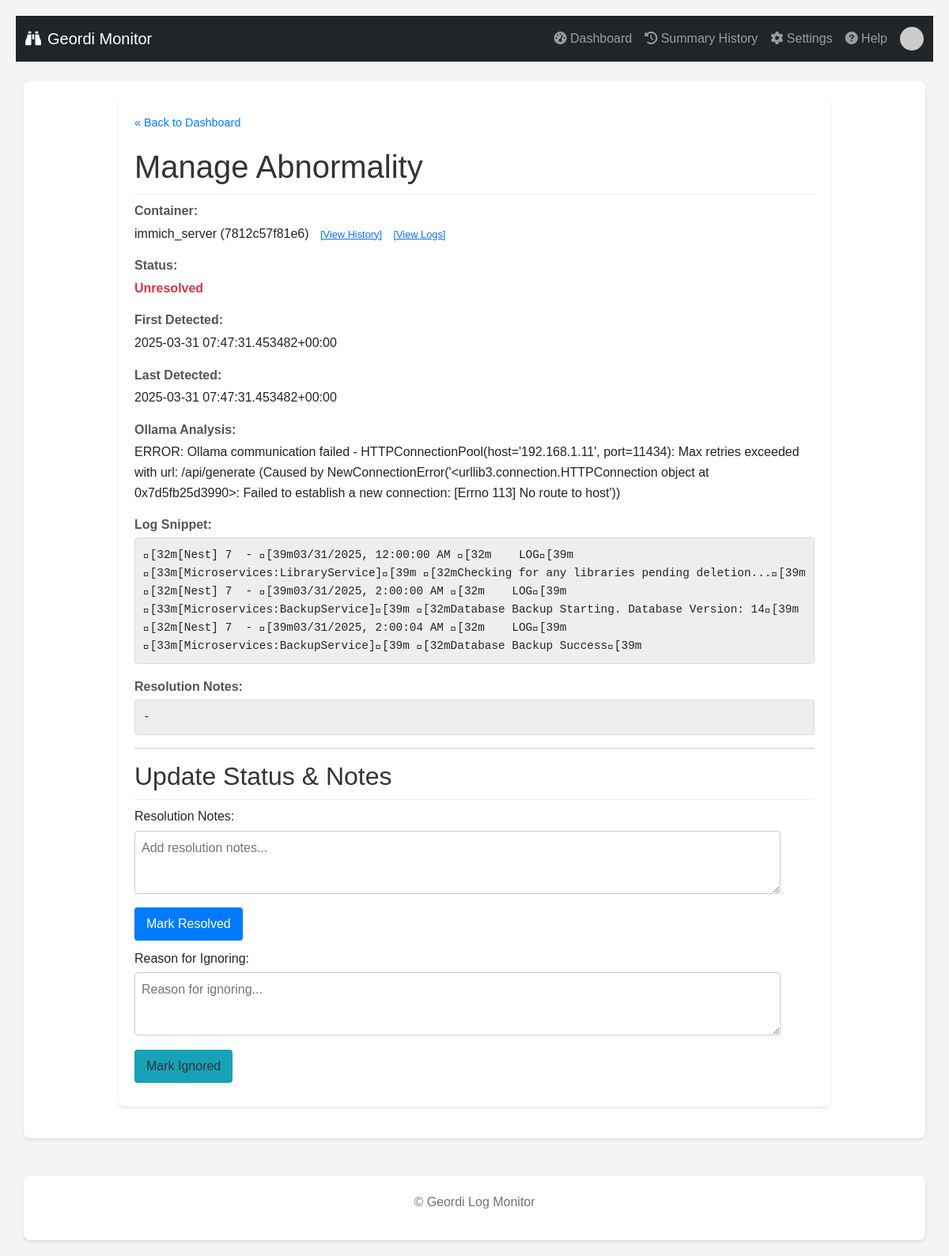
Screenshot of /manage/73 with the database file from the repository.
### tables this page shows
CREATE TABLE abnormalities (
                id INTEGER PRIMARY KEY AUTOINCREMENT,
                container_name TEXT NOT NULL,
                container_id TEXT NOT NULL,
                log_snippet TEXT NOT NULL,
                ollama_analysis TEXT,
                first_detected_timestamp TEXT,
                last_detected_timestamp TEXT,
                status TEXT DEFAULT 'unresolved',
                resolution_notes TEXT,
                UNIQUE(container_id, log_snippet)
            );

### routes/ui_routes.py (the view, shortened to what this page needs)
@ui_bp.route('/manage/<int:abnormality_id>', methods=['GET', 'POST'])
def manage_abnormality(abnormality_id):
    abnormality = db.get_abnormality_by_id(abnormality_id)
    if not abnormality:
        flash(f'Abnormality ID {abnormality_id} not found.', 'error')
        return redirect(url_for('ui.index')) # Use blueprint prefix
    current_color_settings = {}
    try:
        with current_app.settings_lock:
             app_settings_local = getattr(current_app, 'app_settings', {})
             current_color_settings = {k: v for k, v in app_settings_local.items() if k.startswith('color_')}
        return render_template('manage.html', abnormality=abnormality, color_settings=current_color_settings)
    except AttributeError as e:
        logging.exception(f"Failed to access shared state via current_app attribute in manage route! Missing attribute: {e}")
        flash(f"Error: Application state attribute not found ({e}). Check logs.", "error")
        return redirect(url_for('ui.index'))
    except Exception as e:
        logging.exception(f"Unexpected error in manage route processing: {e}")
        flash(f"Error: An unexpected error occurred loading manage page ({e}). Check logs.", "error")
        return redirect(url_for('ui.index'))

### app.py (called while the page is built)
@app.context_processor
def inject_app_settings():
    settings_copy = {} # Initialize empty in case of error getting lock/dict
    try:
        with settings_lock:
            if isinstance(app_settings, dict):
                settings_copy = app_settings.copy()
            else:
                logger.error("inject_app_settings: global app_settings is not a dict!")
    except Exception as e:
         logger.error(f"inject_app_settings: Error acquiring lock or copying settings: {e}")
    return dict(app_settings=settings_copy) # Make it available as 'app_settings' in templates

### db.py (called while the page is built)
def _parse_iso_datetime(iso_string):
    if not iso_string: return None
    try:
        if 'Z' in iso_string:
             dt = datetime.datetime.fromisoformat(iso_string.replace('Z', '+00:00'))
        elif '+' in iso_string or '-' in iso_string[10:]: # Check for timezone offset
             dt = datetime.datetime.fromisoformat(iso_string)
        else:
             dt = datetime.datetime.fromisoformat(iso_string).replace(tzinfo=timezone.utc)
        return dt.astimezone(timezone.utc) # Ensure it's always UTC
    except (ValueError, TypeError) as e:
        logging.warning(f"Could not parse ISO timestamp '{iso_string}': {e}. Returning as string.")
        return iso_string

def get_db():
    try:
        os.makedirs(DATABASE_DIR, exist_ok=True)
    except OSError as e:
        logging.error(f"Could not create database directory {DATABASE_DIR}: {e}")
    conn = sqlite3.connect(DATABASE, detect_types=sqlite3.PARSE_DECLTYPES | sqlite3.PARSE_COLNAMES)
    conn.row_factory = sqlite3.Row
    return conn

def _row_to_dict_with_parsed_dates(row):
    if not row: return None
    item = dict(row)
    item['first_detected_timestamp'] = _parse_iso_datetime(item.get('first_detected_timestamp'))
    item['last_detected_timestamp'] = _parse_iso_datetime(item.get('last_detected_timestamp'))
    item['timestamp'] = _parse_iso_datetime(item.get('timestamp'))
    return item

def get_abnormality_by_id(abnormality_id):
    conn = get_db(); cursor = conn.cursor()
    try:
        cursor.execute("SELECT * FROM abnormalities WHERE id = ?", (abnormality_id,));
        row = cursor.fetchone();
        return _row_to_dict_with_parsed_dates(row)
    except sqlite3.Error as e: logging.error(f"Error fetching abnormality by ID {abnormality_id}: {e}"); return None
    finally: conn.close()

### templates/manage.html (shortened to what this page needs)
{% extends "base.html" %}
{% block content %}
    <div class="manage-container">
        <a href="{{ url_for('ui.index') }}" class="back-link">« Back to Dashboard</a>
        <h1>Manage Abnormality</h1>
        {% if abnormality %}
            <div class="detail-item">
                <strong>Container:</strong> {{ abnormality.container_name }} ({{ abnormality.container_id[:12] }})
                <a href="{{ url_for('ui.container_history', container_id=abnormality.container_id) }}" style="font-size: 0.8em; margin-left: 10px;">[View History]</a>
                <a href="{{ url_for('ui.view_logs', container_id=abnormality.container_id) }}" style="font-size: 0.8em; margin-left: 10px;">[View Logs]</a>
            </div>
            <div class="detail-item">
                <strong>Status:</strong> <span class="status-{{ abnormality.status }}">{{ abnormality.status | replace('_', ' ') | title }}</span>
            </div>
             <div class="detail-item">
                 <strong>First Detected:</strong>
                 {{ abnormality.first_detected_timestamp.astimezone(timezone_obj).strftime('%Y-%m-%d %H:%M:%S %Z') if abnormality.first_detected_timestamp and timezone_obj and abnormality.first_detected_timestamp is instance(datetime) else abnormality.first_detected_timestamp or 'N/A' }}
             </div>
             <div class="detail-item">
                 <strong>Last Detected:</strong>
                 {{ abnormality.last_detected_timestamp.astimezone(timezone_obj).strftime('%Y-%m-%d %H:%M:%S %Z') if abnormality.last_detected_timestamp and timezone_obj and abnormality.last_detected_timestamp is instance(datetime) else abnormality.last_detected_timestamp or 'N/A' }}
            </div>
             <div class="detail-item">
                <strong>Ollama Analysis:</strong> {{ abnormality.ollama_analysis }}
            </div>
            <div class="detail-item">
                <strong>Log Snippet:</strong> <pre>{{ abnormality.log_snippet }}</pre>
            </div>
             <div class="detail-item">
                <strong>Resolution Notes:</strong>
                <pre>{{ abnormality.resolution_notes if abnormality.resolution_notes else '-' }}</pre>
            </div>
            <hr>
            <h2>Update Status & Notes</h2>
            <div class="actions">
                {% if abnormality.status == 'unresolved' or abnormality.status == 'ignored' %}
                <form method="POST" action="{{ url_for('ui.manage_abnormality', abnormality_id=abnormality.id) }}">
                    <label for="notes_resolve">Resolution Notes:</label><br>
                    <textarea id="notes_resolve" name="notes" placeholder="Add resolution notes...">{{ abnormality.resolution_notes if abnormality.resolution_notes else '' }}</textarea><br>
                    <button type="submit" class="button-resolve">Mark Resolved</button>
                </form>
                {% endif %}
                {% if abnormality.status == 'unresolved' or abnormality.status == 'resolved' %}
                 <form method="POST" action="{{ url_for('ui.manage_abnormality', abnormality_id=abnormality.id) }}">
                    <label for="notes_ignore">Reason for Ignoring:</label><br>
                    <textarea id="notes_ignore" name="notes" placeholder="Reason for ignoring...">{{ abnormality.resolution_notes if abnormality.resolution_notes else '' }}</textarea><br>
                    <button type="submit" class="button-ignore">Mark Ignored</button>
                </form>
                {% endif %}
            </div>
        {% else %}
            <p>Abnormality details not found.</p>
        {% endif %}
    </div>
{% endblock %}

### static/style.css (style rules this page uses)
body { font-family: sans-serif; line-height: 1.6; margin: 20px; background-color: #f4f4f4; }
h1, h2 { color: #333; }
pre { background: #eee; padding: 10px; border-radius: 4px; white-space: pre-wrap; word-wrap: break-word; font-size: 0.9em; max-height: 200px; overflow-y: auto; }
.status-unresolved { color: red; font-weight: bold; }
.actions form { display: block; margin-bottom: 10px; }
.actions textarea { width: 95%; margin-top: 5px; box-sizing: border-box; height: 50px; }
.actions button { padding: 5px 10px; cursor: pointer; margin-top: 5px; }

### templates/manage.html (style rules this page uses)
.manage-container { background: #fff; padding: 20px; border-radius: 8px; box-shadow: 0 2px 4px rgba(0,0,0,0.1); margin-bottom: 20px; max-width: 900px; margin-left: auto; margin-right: auto; }
.manage-container h1, .manage-container h2 { color: #333; border-bottom: 1px solid #eee; padding-bottom: 10px; }
.manage-container pre { background: #eee; padding: 10px; border-radius: 4px; white-space: pre-wrap; word-wrap: break-word; font-size: 0.9em; max-height: 200px; overflow-y: auto; border: 1px solid #ddd; font-family: monospace; }
.detail-item { margin-bottom: 15px; }
.detail-item strong { display: block; color: #555; margin-bottom: 3px; }
.status-unresolved { font-weight: bold; }
.manage-container textarea { width: 95%; margin-top: 5px; min-height: 80px; padding: 8px; border: 1px solid #ccc; border-radius: 4px; }
.manage-container button { padding: 8px 15px; cursor: pointer; border: none; border-radius: 4px; margin-right: 10px; margin-top: 10px; }
.button-resolve { color: white; }
.button-ignore { color: #333; }
.actions form { margin-bottom: 10px; }
.back-link { display: inline-block; margin-bottom: 20px; color: #007bff; text-decoration: none; font-size: 0.9em; }

### rows the page displays
abnormalities: container_name "immich_server", status "Unresolved", ollama_analysis "ERROR: Ollama communication failed - HTTPConnectionPool(host='192.168.1.11', port=11434): Max retries exceeded with url: /api/generate (Caused by NewConnectionError('<urllib3.connection.HTTPConnection object at 0x7d5fb25d3990>: Failed to establish a new connection: [Errno 113] No route to host'))", log_snippet "\u001b[32m[Nest] 7 - \u001b[39m03/31/2025, 12:00:00 AM \u001b[32m LOG\u001b[39m \u001b[33m[Microservices:LibraryService]\u001b[39m \u001b[32mChecking for any libraries pending deletion...\u001b[39m \u001b[32m[Nest] 7 - \u001b[39m03/31/2025, 2:00:00 AM \u001b[32m LOG\u001b[39m \u001b[33m[Microservices:BackupService]\u001b[39m \u001b[32mDatabase Backup Starting. Database Version: 14\u001b[39m \u001b[32m[Nest] 7 - \u001b[39m03/31/2025, 2:00:04 AM \u001b[32m LOG\u001b[39m \u001b[33m[Microservices:BackupService]\u001b[39m \u001b[32mDatabase Backup Success\u001b[39m"

### other values shown
{{ abnormality.container_id[:12] }} "7812c57f81e6"
{{ abnormality.resolution_notes if abnormality.resolution_notes else '-' }} "-"
